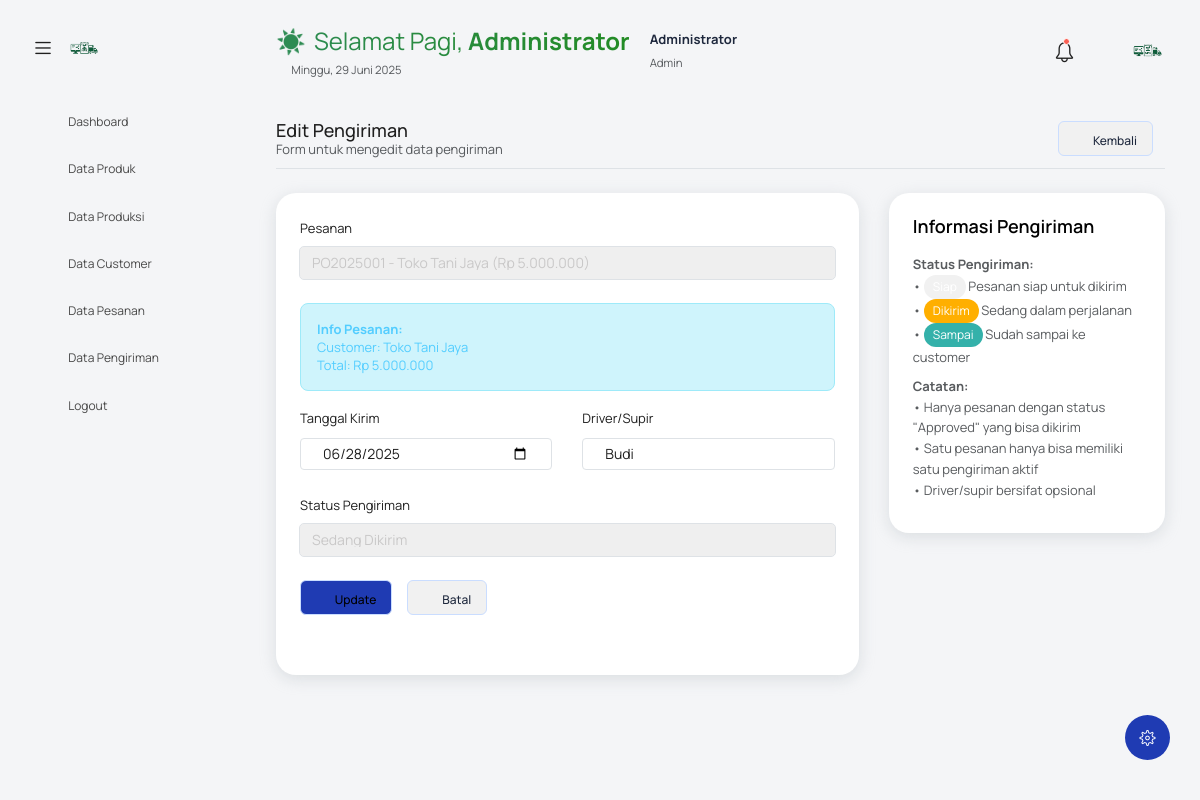
Screenshot of /?controller=pengiriman&action=edit&id=1 (signed in) with the database file from the repository.
### tables this page shows
CREATE TABLE `pengiriman` (
  `id` int NOT NULL,
  `pesanan_id` int NOT NULL,
  `tanggal_kirim` date NOT NULL,
  `driver` varchar(100) DEFAULT NULL,
  `status` enum('siap','dikirim','sampai') DEFAULT 'siap',
  `created_by` int NOT NULL,
  `created_at` timestamp NULL DEFAULT CURRENT_TIMESTAMP
);

CREATE TABLE `pesanan` (
  `id` int NOT NULL,
  `kode` varchar(20) NOT NULL,
  `customer_id` int NOT NULL,
  `tanggal` date NOT NULL,
  `total` decimal(12,2) DEFAULT '0.00',
  `status` enum('pending','approved','selesai') DEFAULT 'pending',
  `created_by` int NOT NULL,
  `created_at` timestamp NULL DEFAULT CURRENT_TIMESTAMP
);

### models/PengirimanModel.php (called while the page is built, shortened)
<?php
class PengirimanModel {
    private $db;
    public function __construct() {
        $this->db = $GLOBALS['db'];
    }
    public function getById($id) {
        $stmt = $this->db->prepare("SELECT pg.*, p.kode as pesanan_kode, c.nama as customer_nama, c.alamat as customer_alamat
                                   FROM pengiriman pg
                                   LEFT JOIN pesanan p ON pg.pesanan_id = p.id
                                   LEFT JOIN customer c ON p.customer_id = c.id
                                   WHERE pg.id = ?");
        $stmt->execute([$id]);
        return $stmt->fetch();
    }
    public function getPesananApproved() {
        $stmt = $this->db->query("SELECT p.id, p.kode, c.nama as customer_nama, p.total
                                 FROM pesanan p
                                 LEFT JOIN customer c ON p.customer_id = c.id
                                 WHERE p.status = 'approved'
                                 AND p.id NOT IN (SELECT pesanan_id FROM pengiriman WHERE status != 'sampai')
                                 ORDER BY p.tanggal ASC");
        return $stmt->fetchAll();
    }
    public function getPesananById($id) {
        $stmt = $this->db->prepare("SELECT p.*, c.nama as customer_nama, c.alamat as customer_alamat
                                   FROM pesanan p
                                   LEFT JOIN customer c ON p.customer_id = c.id
                                   WHERE p.id = ?");
        $stmt->execute([$id]);
        return $stmt->fetch();
    }
}
?>

### views/pengiriman/form.php (the view, shortened to what this page needs)
<?php include('template/header.php'); ?>
<body class="with-welcome-text">
  <div class="container-scroller">
    <?php include 'template/navbar.php'; ?>
    <div class="container-fluid page-body-wrapper">
      <?php include 'template/setting_panel.php'; ?>
      <?php include 'template/sidebar.php'; ?>
      <div class="main-panel">
        <div class="content-wrapper">
          <div class="row">
            <div class="col-sm-12">
              <div class="home-tab">
                <div class="d-sm-flex align-items-center justify-content-between border-bottom">
                  <div>
                    <h4 class="card-title mb-0">
                      <?= $action == 'add' ? 'Tambah' : 'Edit' ?> Pengiriman
                    </h4>
                    <p class="text-muted">Form untuk <?= $action == 'add' ? 'menambah' : 'mengedit' ?> data pengiriman</p>
                  </div>
                  <div>
                    <a href="?controller=pengiriman" class="btn btn-secondary">
                      <i class="mdi mdi-arrow-left"></i> Kembali
                    </a>
                  </div>
                </div>
                <div class="row mt-4">
                  <div class="col-lg-8">
                    <div class="card">
                      <div class="card-body">
                        <form method="POST">
                          <div class="form-group">
                            <label for="pesanan_id">Pesanan</label>
                            <select class="form-control" id="pesanan_id" name="pesanan_id" required onchange="showPesananInfo()">
                              <?php foreach ($pesanan as $item): ?>
                                <option value="<?= $item['id'] ?>"
                                        data-customer="<?= $item['customer_nama'] ?? '' ?>"
                                        data-total="<?= number_format($item['total'] ?? 0, 0, ',', '.') ?>"
                                        <?= ($action == 'edit' && $pengiriman['pesanan_id'] == $item['id']) ? 'selected' : '' ?>>
                                  <?= $item['kode'] ?> - <?= $item['customer_nama'] ?? 'Customer Unknown' ?>
                                </option>
                              <?php endforeach; ?>
                            </select>
                          </div>
                          <div id="pesanan-info" class="alert alert-info" style="display: none;">
                            <strong>Info Pesanan:</strong><br>
                            Customer: <span id="info-customer">-</span><br>
                            Total: Rp <span id="info-total">-</span>
                          </div>
                          <div class="row">
                            <div class="col-md-6">
                              <div class="form-group">
                                <label for="tanggal_kirim">Tanggal Kirim</label>
                                <input type="date" class="form-control" id="tanggal_kirim" name="tanggal_kirim"
                                       value="<?= $action == 'edit' ? $pengiriman['tanggal_kirim'] : date('Y-m-d') ?>" required>
                              </div>
                            </div>
                            <div class="col-md-6">
                              <div class="form-group">
                                <label for="driver">Driver/Supir</label>
                                <input type="text" class="form-control" id="driver" name="driver"
                                       value="<?= $action == 'edit' ? $pengiriman['driver'] : '' ?>"
                                       placeholder="Nama driver atau supir">
                              </div>
                            </div>
                          </div>
                          <div class="form-group">
                            <label for="status">Status Pengiriman</label>
                            <select class="form-control" id="status" name="status" required>
                              <option value="dikirim" <?= ($action == 'edit' && $pengiriman['status'] == 'dikirim') ? 'selected' : '' ?>>
                                Sedang Dikirim
                              </option>
                            </select>
                          </div>
                          <div class="form-group mt-4">
                            <button type="submit" class="btn btn-primary">
                              <i class="mdi mdi-content-save"></i>
                              <?= $action == 'add' ? 'Simpan' : 'Update' ?>
                            </button>
                            <a href="?controller=pengiriman" class="btn btn-secondary">
                              <i class="mdi mdi-cancel"></i> Batal
                            </a>
                          </div>
                        </form>
                      </div>
                    </div>
                  </div>
                  <div class="col-lg-4">
                    <div class="card">
                      <div class="card-body">
                        <h5 class="card-title">Informasi Pengiriman</h5>
                        <div class="mt-3">
                          <p class="text-muted">
                            <strong>Status Pengiriman:</strong><br>
                            • <span class="badge bg-secondary">Siap</span> Pesanan siap untuk dikirim<br>
                            • <span class="badge bg-warning">Dikirim</span> Sedang dalam perjalanan<br>
                            • <span class="badge bg-success">Sampai</span> Sudah sampai ke customer
                          </p>
                          <p class="text-muted">
                            <strong>Catatan:</strong><br>
                            • Hanya pesanan dengan status "Approved" yang bisa dikirim<br>
                            • Satu pesanan hanya bisa memiliki satu pengiriman aktif<br>
                            • Driver/supir bersifat opsional
                          </p>
                        </div>
                      </div>
                    </div>
                  </div>
                </div>
              </div>
            </div>
          </div>
        </div>
      </div>
    </div>
  </div>
</body>
</html>

### rows the page displays
pengiriman: pesanan_id "PO2025001 - Toko Tani Jaya (Rp 5.000.000)", tanggal_kirim "06/28/2025", driver "Budi", status "Sedang Dikirim"

### other values shown
$icon "☀️"
$greeting "Selamat Pagi"
$_SESSION['nama'] "Administrator"
$tanggal_indo "29 Juni 2025"
$_SESSION['role'] "Admin"
